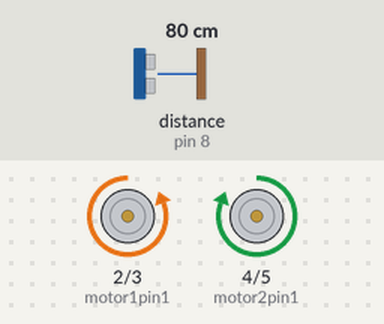
A sketch run on a simulated Arduino Uno, built with avr-gcc and run on an emulated ATmega328P. Shown: motor-driver pin pairs drawn as motors (green arrow = first pin HIGH = forward, orange = second pin HIGH = backward, longer = more drive). The inputs (shaded band) are chosen by the test bench; at power-on: distance to the obstacle (sensor on pin 8) 80 cm. The echo pulse lasts 58.3 µs per cm.

Above: at 3.8 s.
3.9 s: distance to the obstacle (sensor on pin 8) set to 12 cm
7.8 s: distance to the obstacle (sensor on pin 8) set to 9 cm
At 9.5 s:
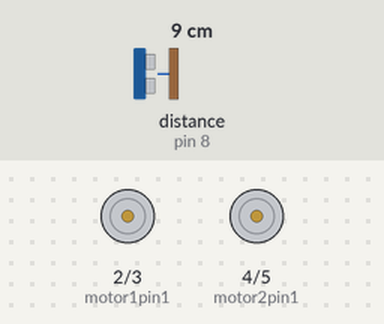
11.7 s: distance to the obstacle (sensor on pin 8) set to 18 cm
At 13.0 s:
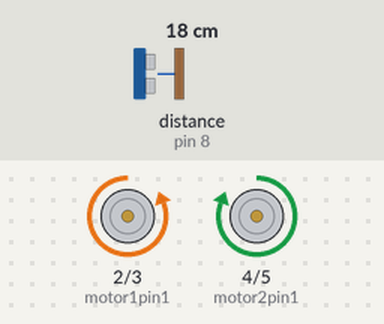
15.6 s: distance to the obstacle (sensor on pin 8) set to 2 cm
At 18.9 s:
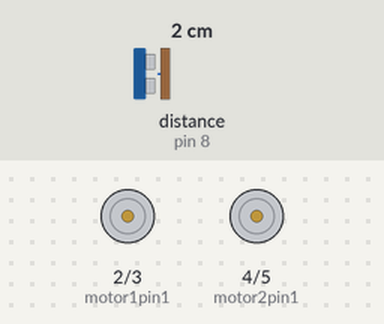
Timing chart, 0 to 20.4 s (numbered marks = the images above; inputs shaded):
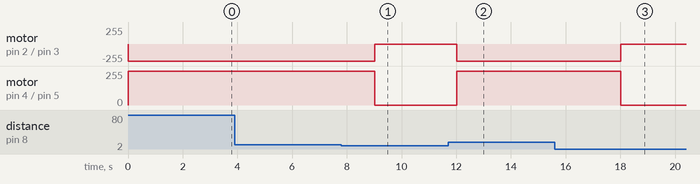

The sketch:

ROBOT.ino
```cpp
#include <NewPing.h>

int motor1pin1 = 2;
int motor1pin2 = 3;

int motor2pin1 = 4;
int  motor2pin2 = 5;

#define TRIGGER_PIN 9
#define ECHO_PIN 8
#define MAX_DISTANCE 200

NewPing sonar(TRIGGER_PIN, ECHO_PIN, MAX_DISTANCE);

void setup() {
  // put your setup code here, to run once:
  pinMode(motor1pin1, OUTPUT);
  pinMode(motor1pin2, OUTPUT);
  pinMode(motor2pin1,  OUTPUT);
  pinMode(motor2pin2, OUTPUT);
}

void loop() {
 int uS = sonar.ping();
 if (uS/US_ROUNDTRIP_CM <= 10){
    digitalWrite(motor1pin1,  LOW);
    digitalWrite(motor1pin2, LOW);

    digitalWrite(motor2pin1, LOW);
    digitalWrite(motor2pin2, LOW);
  }
  else {
    digitalWrite(motor1pin1,  LOW);
    digitalWrite(motor1pin2, HIGH);

    digitalWrite(motor2pin1, HIGH);
    digitalWrite(motor2pin2, LOW);
  }
  delay(3000);
}
```

Measured:
- the behaviour switches between 11 and 10 cm on distance to the obstacle (sensor on pin 8) (found by bisection; images 0 and 1)
- after the input at 3.9 s, every drawn part: stays the same
- after the input at 7.8 s, motor on pin 2 (motor1pin1) / pin 3 (motor1pin2): backward 255/255 → stopped after 1.2 s; motor on pin 4 (motor2pin1) / pin 5 (motor2pin2): forward 255/255 → stopped after 1.2 s
- after the input at 11.7 s, motor on pin 2 (motor1pin1) / pin 3 (motor1pin2): stopped → backward 255/255 after 0.31 s; motor on pin 4 (motor2pin1) / pin 5 (motor2pin2): stopped → forward 255/255 after 0.31 s
- after the input at 15.6 s, motor on pin 2 (motor1pin1) / pin 3 (motor1pin2): backward 255/255 → stopped after 2.4 s; motor on pin 4 (motor2pin1) / pin 5 (motor2pin2): forward 255/255 → stopped after 2.4 s
